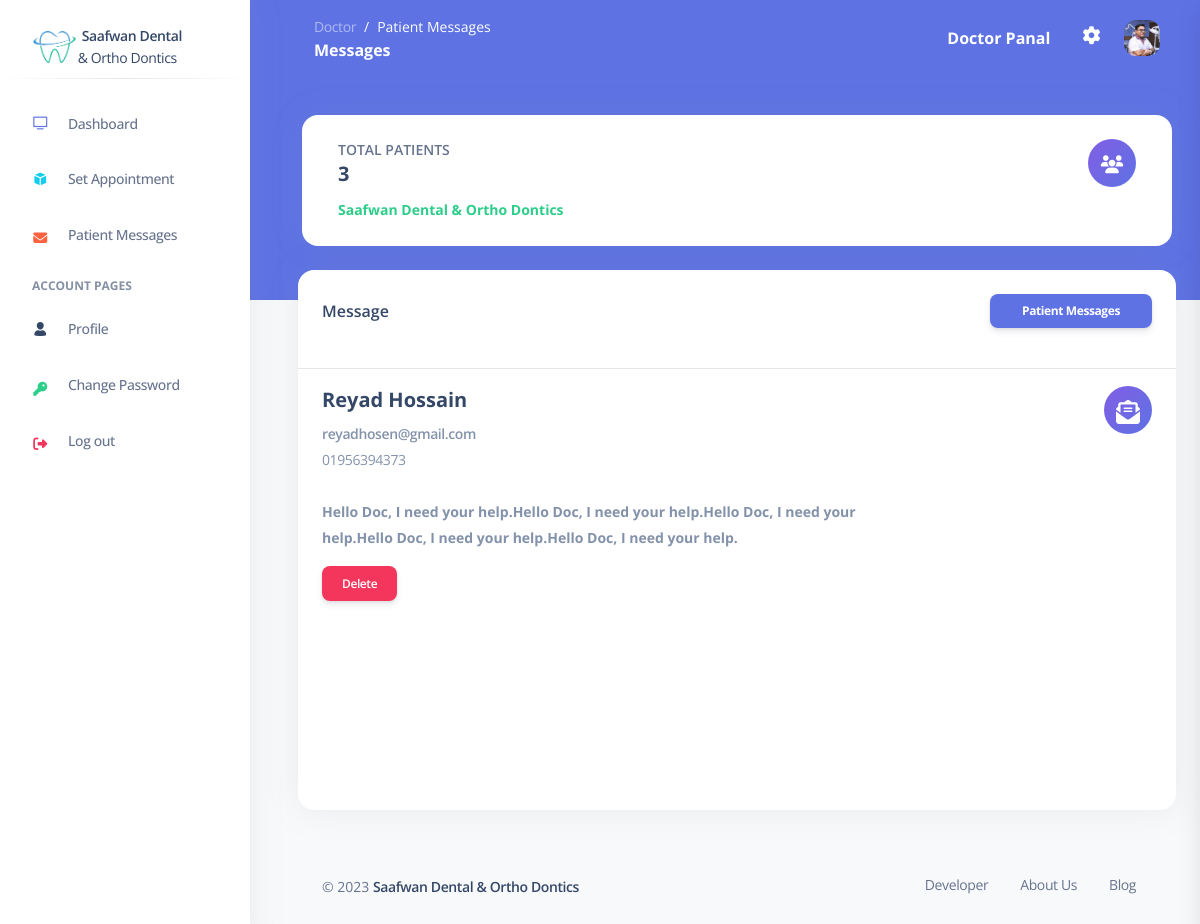
The page /View/doctor/messageView.php?patient-id=1 (signed in) on the database its author committed.
### tables this page shows
CREATE TABLE `messages` (
  `id` int(11) NOT NULL,
  `message` varchar(250) NOT NULL,
  `created_at` date NOT NULL,
  `patient_id` int(11) DEFAULT NULL,
  `status` tinyint(1) DEFAULT NULL
);

CREATE TABLE `patients` (
  `id` int(11) NOT NULL,
  `name` varchar(50) NOT NULL,
  `phone` varchar(20) NOT NULL,
  `email` varchar(50) DEFAULT NULL,
  `password` varchar(20) NOT NULL,
  `age` int(200) DEFAULT NULL,
  `gender` varchar(10) DEFAULT NULL,
  `default_chamber` int(11) DEFAULT NULL,
  `created_at` date DEFAULT NULL,
  `status` tinyint(1) DEFAULT NULL
);

### View/doctor/messageView.php (the view, shortened to what this page needs)
<!DOCTYPE html>
<html lang="en">
<head>
    <link href="../../assets/css/nucleo-icons.css" rel="stylesheet" />
    <link href="../../assets/css/nucleo-svg.css" rel="stylesheet" />
    <link href="../../assets/css/nucleo-svg.css" rel="stylesheet" />
    <link id="pagestyle" href="../../assets/css/argon-dashboard.css?v=2.0.4" rel="stylesheet" />
</head>
<body class="g-sidenav-show   bg-gray-100">
    <aside class="sidenav bg-white navbar navbar-vertical navbar-expand-xs border-0 fixed-start " id="sidenav-main">
        <?php
        include("../components/doctorSidebar.php");
        if (isset($_GET['patient-id'])) {
            $id = $_GET['patient-id'];
            $getUser = "patient-id";
            $user = $db->query("SELECT patients.*, messages.* FROM messages INNER JOIN patients ON messages.patient_id = patients.id WHERE messages.id = " . $id . "")->fetch_assoc();
        } else if (isset($_GET['anonymous-id'])) {
            $id = $_GET['anonymous-id'];
            $getUser = "anonymous-id";
            $user = $db->query("SELECT * FROM anonymous WHERE status = true AND id = " . $id . "")->fetch_assoc();
        }
        ?>
    </aside>
    <main class="main-content position-relative border-radius-lg ">
        <nav class="navbar navbar-main navbar-expand-lg px-0 mx-4 shadow-none border-radius-xl " id="navbarBlur" data-scroll="false">
            <div class="container-fluid py-1 px-3">
                <nav aria-label="breadcrumb">
                    <ol class="breadcrumb bg-transparent mb-0 pb-0 pt-1 px-0 me-sm-6 me-5">
                        <li class="breadcrumb-item text-sm"><a class="opacity-5 text-white" href="javascript:;">Doctor</a></li>
                        <li class="breadcrumb-item text-sm text-white active" aria-current="page">Patient Messages</li>
                    </ol>
                    <h6 class="font-weight-bolder text-white mb-0">Messages</h6>
                </nav>
                <div class="collapse navbar-collapse mt-sm-0 mt-2 me-md-0 me-sm-4" id="navbar">
                    <div class="ms-md-auto pe-md-3 d-flex align-items-center">
                        <div class="input-group">
                            <h6 class="font-weight-bolder text-white mb-0">Doctor Panal</h6>
                        </div>
                    </div>
                    <ul class="navbar-nav  justify-content-end">
                        <li class="nav-item px-3 d-flex align-items-center">
                            <a href="javascript:;" class="nav-link text-white p-0">
                                <i class="fa fa-cog fixed-plugin-button-nav cursor-pointer text-lg"></i>
                            </a>
                        </li>
                        <li class="nav-item ps-2 d-flex align-items-center dropdown">
                            <a href="javascript:;" class="nav-link text-body p-0" id="dropdownMenuButton" data-bs-toggle="dropdown" aria-expanded="false">
                                <img src="../../assets/img/profile.jpg" class="avatar avatar-sm" alt="avatar" />
                            </a>
                        </li>
                    </ul>
                </div>
            </div>
        </nav>
        <div class="container-fluid py-4">
            <div class="row mx-1 my-3">
                <div class="card">
                    <div class="card-body">
                        <div class="row">
                            <div class="col-8">
                                <div class="numbers">
                                    <p class="text-sm mb-0 text-uppercase font-weight-bold">Total Patients</p>
                                    <h5 class="font-weight-bolder">
                                        <?php echo $allPatients->num_rows ?>
                                    </h5>
                                    <p class="mb-0">
                                        <span class="text-success text-sm font-weight-bolder">Saafwan Dental & Ortho Dontics</span>
                                    </p>
                                </div>
                            </div>
                            <div class="col-4 text-end">
                                <div class="icon icon-shape bg-gradient-primary shadow-primary text-center rounded-circle">
                                    <i class="fas fa-users text-lg opacity-10" aria-hidden="true"></i>
                                </div>
                            </div>
                        </div>
                    </div>
                </div>
            </div>
            <div class="row my-4">
                <div class="col-lg-12 col-md-6 mb-4">
                    <div class="card mb-4 h-100">
                        <div class="d-flex align-items-center">
                            <h6 class="m-4">Message</h6>
                            <a href="messages.php" class="btn btn-primary btn-sm ms-auto m-4">Patient Messages</a>
                        </div>
                        <hr style=" border: 0; height: 0; border-top: 1px solid rgba(0, 0, 0, 0.4); border-bottom: 1px solid rgba(255, 255, 255, 0.3);" />
                        <div class="card-body px-4 pt-0 pb-2" style="height: 50vh; overflow-y: scroll;">
                            <div class="row">
                                <div class="col-8">
                                    <div class="numbers">
                                        <h5 class="font-weight-bolder">
                                            <?php echo $user['name']; ?>
                                        </h5>
                                        <a href="mailto:<?php echo $user['email'] ?>" class="text-secondary text-sm mb-0 font-weight-bold"><?php echo $user['email'] ?></a><br>
                                        <a href="tel:<?php echo $user['phone'] ?>" class="text-secondary text-sm text-uppercase"><?php echo $user['phone'] ?></a><br>
                                        <br>
                                        <p class="mb-0">
                                            <span class="text-secondary text-sm font-weight-bolder"><?php echo $user['message'] ?></span>
                                        </p>
                                        <a href="../../Controller/doctor/messageDeleteController.php?<?php echo $getUser ?>=<?php echo $user['id'] ?>" class='btn btn-danger font-weight-bold text-xs mt-3'>
                                            Delete
                                        </a>
                                    </div>
                                </div>
                                <div class="col-4 text-end">
                                    <div class="icon icon-shape bg-gradient-primary shadow-primary text-center rounded-circle">
                                        <i class="fas fa-envelope-open-text text-2xl opacity-10" aria-hidden="true"></i>
                                    </div>
                                </div>
                            </div>
                        </div>
                    </div>
                </div>
                <?php include("../components/doctorFooter.php"); ?>
            </div>
    </main>
</body>
</html>

### Assets/css/nucleo-svg.css (style rules this page uses)
.icon { display: inline-block; color: #111111; height: 1em; width: 1em; }
.icon { fill: currentColor; stroke: none; }

### rows shown on the page
messages: patient.name "Reyad Hossain", patient.email "reyadhosen@gmail.com", patient.phone "01956394373", message "Hello Doc, I need your help.Hello Doc, I need your help.Hello Doc, I need your help.Hello Doc, I need your help.Hello Doc, I need your help."

### other values the page prints
$allPatients->num_rows "3"
